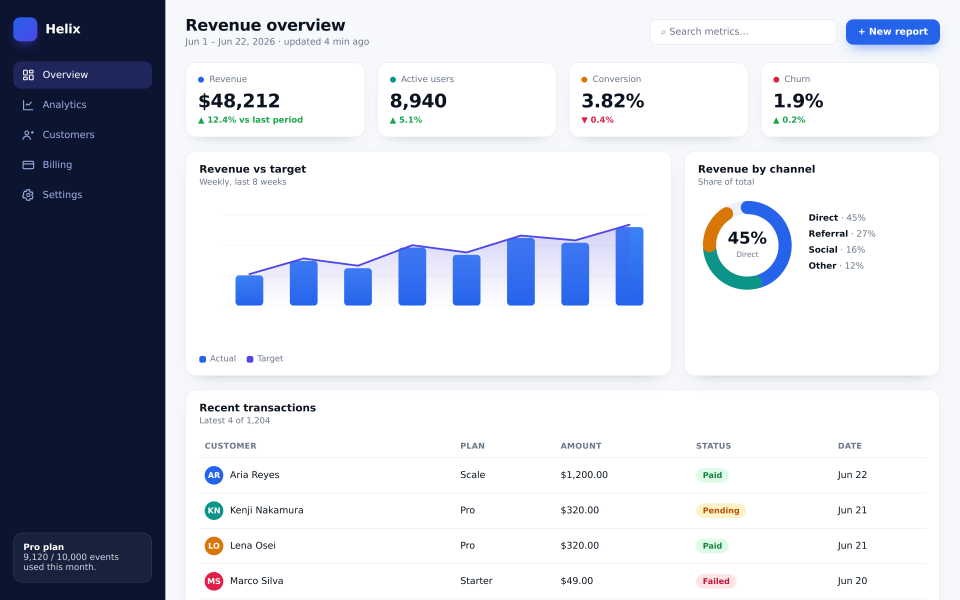
#> input picture tests/fixtures/corpus/ui/analytics-dashboard.png, 2880 x 1800 px (shown at 1/3 size)
$ python -i vectorize.py   (imports and definitions only)
#> lines starting #> are read from the running program, lines starting #| are printed output that depends on the picture; after the words box and inside, x2 and y2 are one past the last pixel; in counts of white or black regions, pixels touching at a corner belong together
"""Raster → FrameGraph vectorizer (the ingestion front-end).

Turns a bitmap into editable FrameGraph vector objects with OpenCV (the optional
``vision`` dependency group). Two modes:

- ``region``  — k-means colour quantisation → per-colour contours → filled
  polygons. A flat, editable *vector base* of the image.
- ``outline`` — Canny edges → contours → polylines. The image's *full outline*
  as line art.

Emits plain FrameGraph object dicts (no model import), so the renderer draws them
directly and the package boundary stays clean. OpenCV/NumPy are imported lazily,
so importing this module costs nothing until a function runs.

Honest limits: output is *polygonal* (straight segments), not Bézier-smooth — for
smooth curves route a Potrace/VTracer SVG through ``svg_import``. Soft gradients
posterise into colour bands (control with ``colors``). This is a faithful,
editable base, not a semantic one; per-object *named* layers need the
segmentation/OCR tiers layered on top.
"""
from __future__ import annotations

import shutil
import subprocess
import tempfile
from pathlib import Path
from typing import Any

from ..domain.coordinates import denorm_box


# [8 lines left out: function image_size, not called in this run]


def _load_scaled(path, max_dim):
#> called with max_dim = 900
    import cv2
    img = cv2.imread(str(path))
#> img is the input picture: shape (1800, 2880, 3); mean B, G, R 215.4, 205.9, 202
    if img is None:
        raise ValueError(f"could not read image: {path}")
    h, w = img.shape[:2]
#> h = 1800; w = 2880
    longest = max(w, h)
#> longest = 2880
    if max_dim and longest > max_dim:
        s = max_dim / longest
#> s = 0.312
        img = cv2.resize(img, (int(round(w * s)), int(round(h * s))), interpolation=cv2.INTER_AREA)
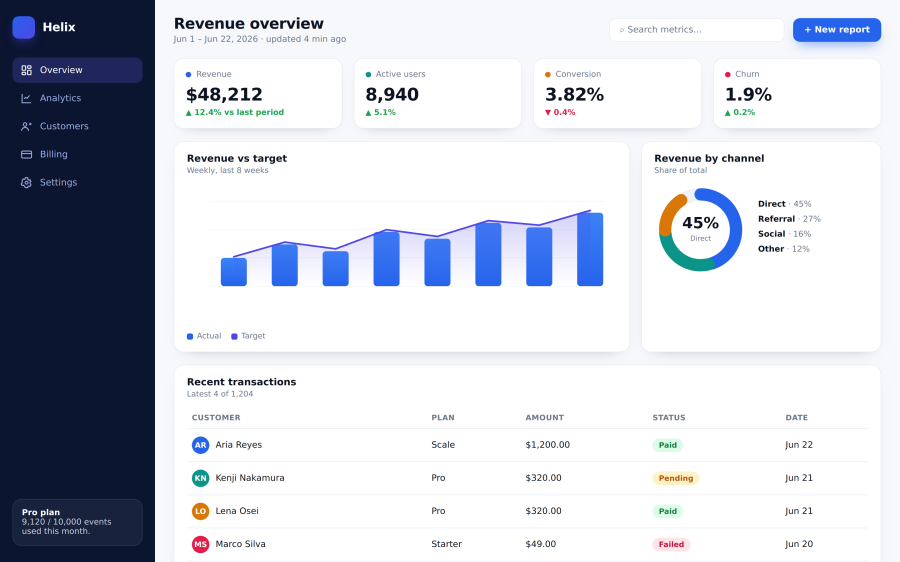
#> img: shape (562, 900, 3); mean B, G, R 215.4, 205.9, 202
    return img


def _hex_bgr(bgr) -> str:
    b, g, r = (int(v) for v in bgr)
    return "#%02X%02X%02X" % (r, g, b)


def _contour_polys(mask, *, detail, min_area, closed):
    import cv2
    cnts, _ = cv2.findContours(mask, cv2.RETR_EXTERNAL if closed else cv2.RETR_LIST,
                               cv2.CHAIN_APPROX_SIMPLE)
    polys = []
    for c in cnts:
        if closed:
            if cv2.contourArea(c) < min_area:
                continue
            eps = max(0.5, detail * cv2.arcLength(c, True))
            ap = cv2.approxPolyDP(c, eps, True).reshape(-1, 2)
            if len(ap) >= 3:
                polys.append((cv2.contourArea(c), [[float(x), float(y)] for x, y in ap]))
        else:
            if cv2.arcLength(c, False) < min_area:
                continue
            ap = cv2.approxPolyDP(c, max(0.8, detail * 1000), False).reshape(-1, 2)
            if len(ap) >= 2:
                polys.append((cv2.arcLength(c, False), [[float(x), float(y)] for x, y in ap]))
    return polys


def raster_to_objects(
    path: "str | Path",
    *,
    mode: str = "region",
    colors: int = 10,
    detail: float = 0.004,
    min_area: float = 90.0,
    max_dim: int = 900,
    ink: str = "#1E2440",
    stroke_width: float = 1.0,
) -> tuple[list[dict[str, Any]], int, int]:
    """Vectorise ``path``; return ``(objects, width, height)`` in image pixels.

    ``mode='region'`` traces filled polygons over ``colors`` quantised colours;
    ``mode='outline'`` traces edges into polylines; ``mode='auto'`` classifies the
    raster (see :func:`resolve_auto_mode`) and picks between the two — routes this
    function cannot draw (``trace``/``layers``) clamp to their nearest equivalent
    (outline/region). ``detail`` is the Douglas–Peucker epsilon as a fraction of
    contour length (higher = simpler); ``min_area`` drops noise.
    """
    import cv2
    import numpy as np

    if mode == "auto":
        resolved, _ = resolve_auto_mode(path)
        mode = {"trace": "outline", "layers": "region"}.get(resolved, resolved)

    img = _load_scaled(path, max_dim)
    h, w = img.shape[:2]
#> h = 562; w = 900
    objs: list[dict[str, Any]] = []

    if mode == "region":
        z = img.reshape(-1, 3).astype(np.float32)
        crit = (cv2.TERM_CRITERIA_EPS + cv2.TERM_CRITERIA_MAX_ITER, 12, 1.0)
        k = max(2, int(colors))
        _, labels, centers = cv2.kmeans(z, k, None, crit, 3, cv2.KMEANS_PP_CENTERS)
#> centers = [[250.5, 246.1, 244.3], [48.59, 21.85, 12.01], [237.9, 107.2, 50.4], [192.5, 173.2, 162.9], [36.21, 102.2, 217.7], [255.7, 255.7, 255.7], [128, 153.4, 24.37], [129.6, 117.7, 110.6], [86.95, 46.92, 39.54], [235.2, 226.9, 223.3]]
        centers = centers.astype(np.uint8)
#> centers = [[250, 246, 244], [48, 21, 12], [237, 107, 50], [192, 173, 162], [36, 102, 217], [255, 255, 255], [127, 153, 24], [129, 117, 110], [86, 46, 39], [235, 226, 223]]
        lab = labels.reshape(h, w)
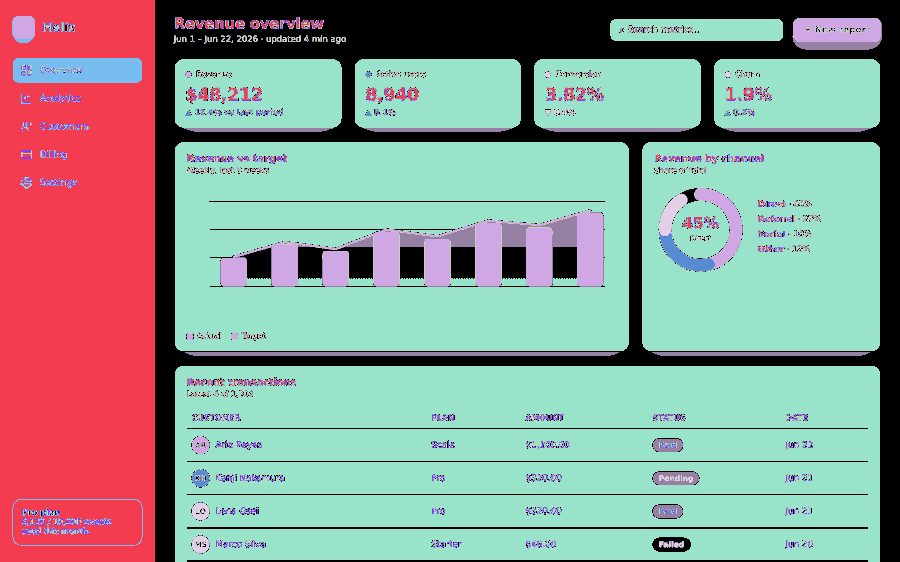
#> lab: shape (562, 900) int32; 10 distinct labels, from 0 to 9; one colour per label, 0 black
        shapes = []
        kernel = np.ones((3, 3), np.uint8)
        for ci in range(k):
            mask = (lab == ci).astype(np.uint8) * 255
            mask = cv2.morphologyEx(mask, cv2.MORPH_OPEN, kernel)
            hexc = _hex_bgr(centers[ci])
            for area, pts in _contour_polys(mask, detail=detail, min_area=min_area, closed=True):
                shapes.append((area, pts, hexc))
#> this loop made 10 passes
#> (b in _hex_bgr, g in _hex_bgr, r in _hex_bgr, hexc) on passes 1 to 10: (250, 246, 244, '#F4F6FA'), (48, 21, 12, '#0C1530'), (237, 107, 50, '#326BED'), (192, 173, 162, '#A2ADC0'), (36, 102, 217, '#D96624'), (255, 255, 255, '#FFFFFF'), (127, 153, 24, '#18997F'), (129, 117, 110, '#6E7581'), (86, 46, 39, '#272E56'), (235, 226, 223, '#DFE2EB')
#> pass 1, in raster_to_objects, `mask = (lab == ci).astype(np.uint8) * 255`:
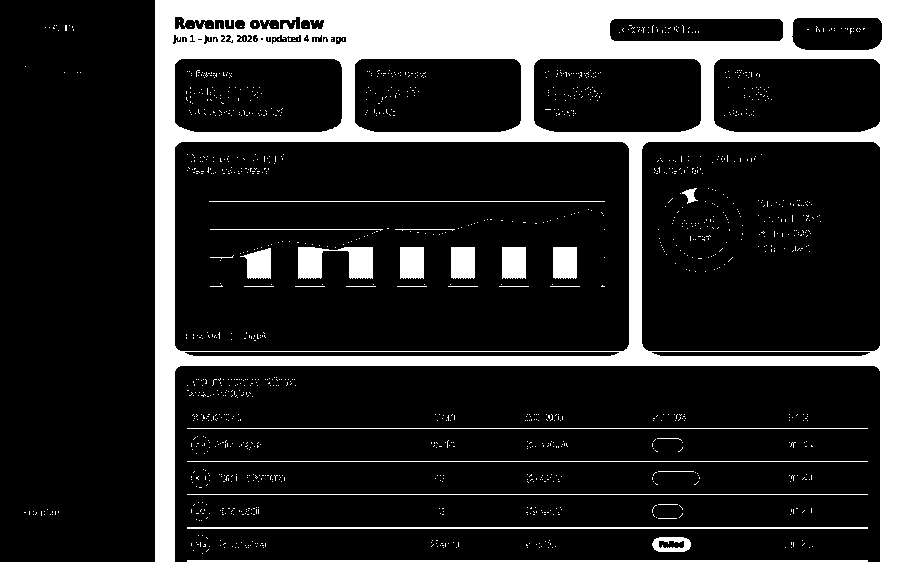
#> mask: shape (562, 900); 18% white; 1334 white regions (1306 under 20 px), largest, box (x1, y1, x2, y2) and area: (155, 0, 900, 562) 77429, (298, 247, 373, 279) 1561, (187, 527, 868, 529) 1362
#> pass 1, in raster_to_objects, `mask = cv2.morphologyEx(mask, cv2.MORPH_OPEN, kernel)`:
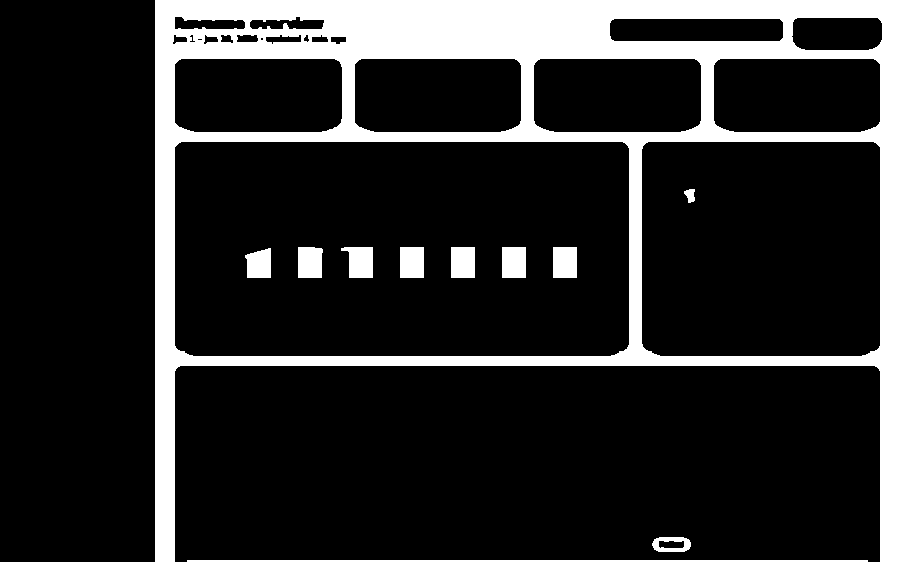
#> mask: shape (562, 900); 16.5% white; 11 white regions, largest, box (x1, y1, x2, y2) and area: (155, 0, 900, 562) 76469, (187, 560, 868, 562) 1362, (341, 247, 373, 278) 774
#> pass 2, in raster_to_objects, `mask = (lab == ci).astype(np.uint8) * 255`:
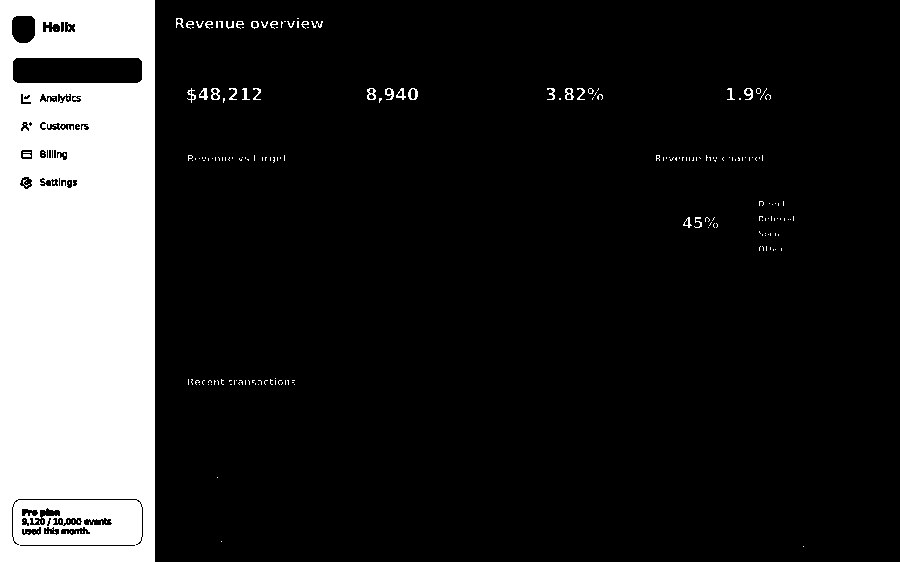
#> mask: shape (562, 900); 16.4% white; 219 white regions (188 under 20 px), largest, box (x1, y1, x2, y2) and area: (0, 0, 155, 562) 80863, (408, 88, 418, 100) 64, (211, 88, 220, 100) 62
#> pass 2, in raster_to_objects, `mask = cv2.morphologyEx(mask, cv2.MORPH_OPEN, kernel)`:
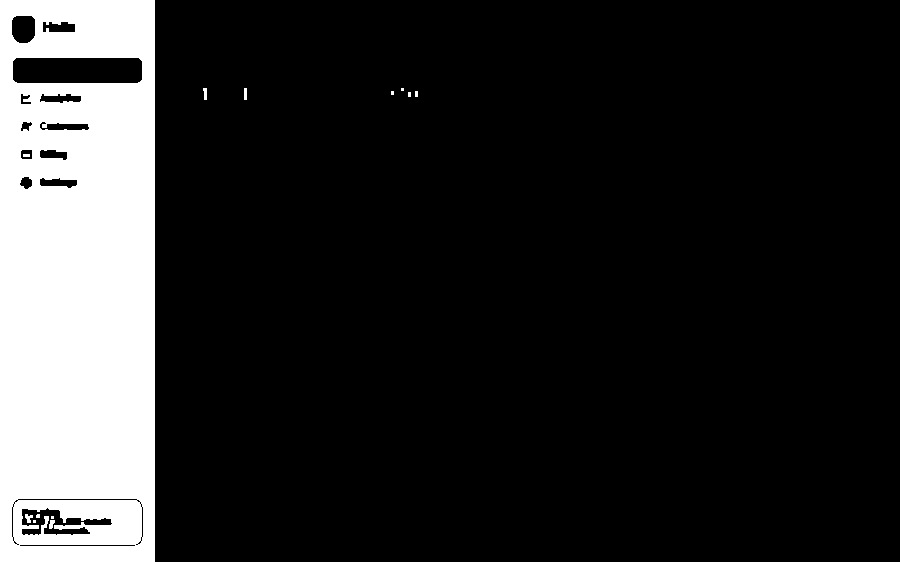
#> mask: shape (562, 900); 15.9% white; 13 white regions (7 under 20 px), largest, box (x1, y1, x2, y2) and area: (0, 0, 155, 562) 80278, (25, 514, 33, 523) 44, (203, 88, 207, 100) 39, (49, 520, 55, 529) 38, (244, 88, 247, 100) 36, (23, 154, 30, 157) 21
#> after the loop, shapes = 42 items
        shapes.sort(key=lambda t: -t[0])              # big shapes first, detail on top
        objs = [{"type": "polygon", "points": pts, "fill": hexc} for _, pts, hexc in shapes]
#> objs = 42 items
        return objs, w, h

    if mode == "outline":
        gray = cv2.cvtColor(img, cv2.COLOR_BGR2GRAY)
        # Auto-Canny: thresholds from the image median, so contrast is adapted to
        # rather than guessed (a fixed 60/160 misses low-contrast edges).
        med = float(np.median(gray))
        lo = int(max(0, 0.55 * med))
        hi = int(min(255, max(lo + 30, 1.33 * med)))
        edges = cv2.Canny(gray, lo, hi)
        edges = cv2.dilate(edges, np.ones((2, 2), np.uint8))
        for _, pts in _contour_polys(edges, detail=detail, min_area=max(8.0, min_area / 3), closed=False):
            objs.append({"type": "polyline", "points": pts, "stroke": ink,
                         "stroke_style": {"stroke_width": stroke_width}})
        return objs, w, h

    raise ValueError(f"unknown mode {mode!r} (expected 'region' or 'outline')")


_POTRACE_HINT = (
    "smooth (Bézier) tracing needs the `potrace` binary on PATH (Debian/Ubuntu: "
    "`apt install potrace`; it ships in the FrameGraph Docker image). The `region`/"
    "`outline` modes need no extra binary."
)


def potrace_path() -> str | None:
    """Return the potrace executable path, or None when it is not installed."""
    return shutil.which("potrace")


# [141 lines left out: functions _potrace_hex, trace_to_svg, ocr_text_objects_status, ocr_text_objects, not called in this run]


# --------------------------------------------------------------------------- #
#  auto-mode router  --  cheap classification → region / outline / trace / layers
# --------------------------------------------------------------------------- #
# Per-route ingest presets, ported from the proven examples/demo_rebuild.py router.
_AUTO_PRESETS: dict[str, dict[str, Any]] = {
    "outline": {"detail": 0.0016, "min_area": 22.0, "max_dim": 1500},
    "region": {"colors": 20, "detail": 0.0032, "min_area": 44.0, "max_dim": 1300},
    "layers": {"colors": 4, "detail": 0.0012},
    "trace": {},
}


# [58 lines left out: functions classify_raster, resolve_auto_mode, not called in this run]


# --------------------------------------------------------------------------- #
#  layered logo tracer  --  solid-bg detect + AA-aware palette + even-odd holes
# --------------------------------------------------------------------------- #
def _hex_rgb(rgb) -> str:
    return "#%02X%02X%02X" % tuple(int(max(0, min(255, round(float(v))))) for v in rgb[:3])


# [106 lines left out: functions _solid_fill, _trace_mask_d, raster_to_layers, not called in this run]

>>> result = raster_to_objects('../../../../tests/fixtures/corpus/ui/analytics-dashboard.png')
